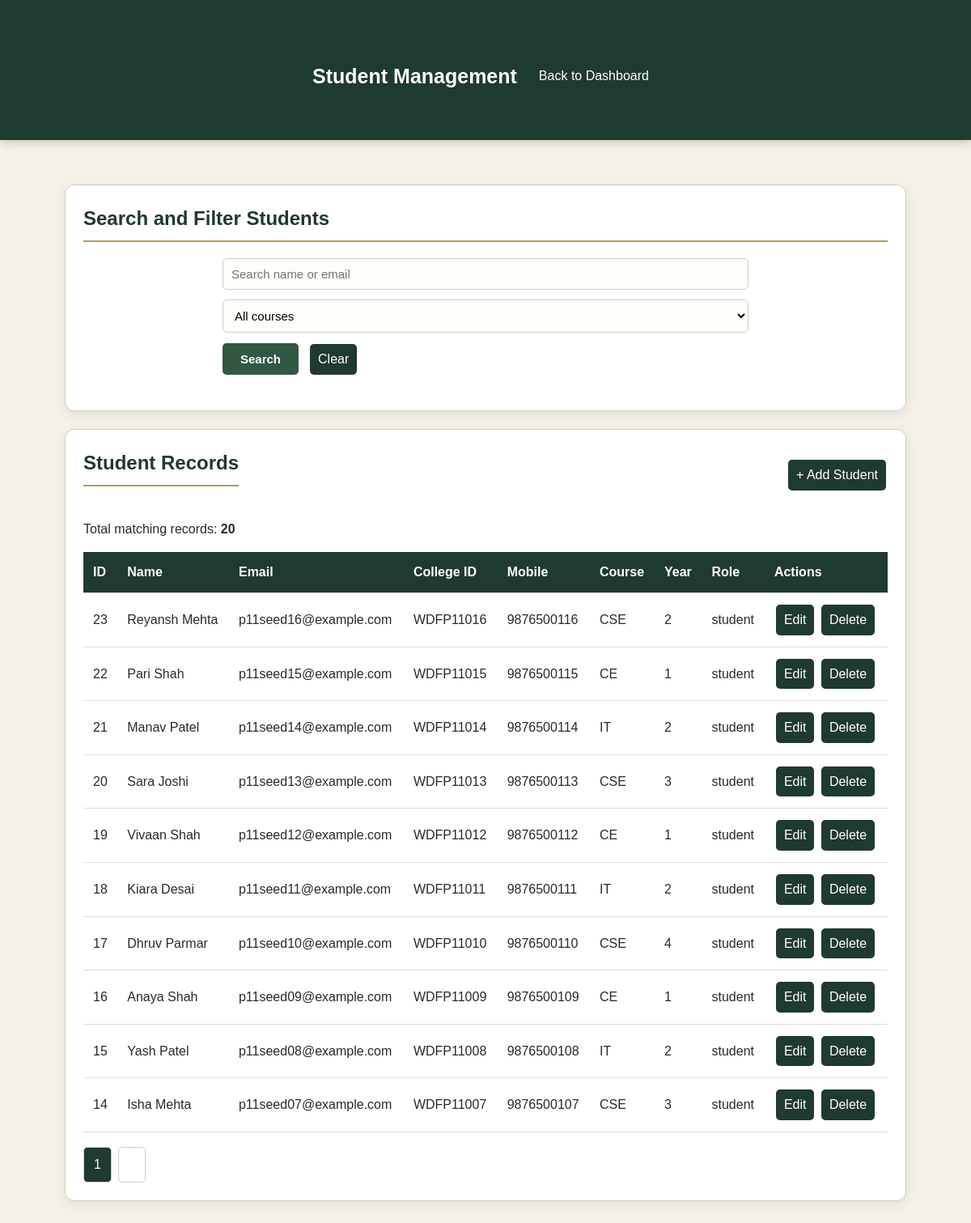
Page /student-management.php (signed in) on the committed database.
### tables this page shows
CREATE TABLE `students` (
  `student_id` int(11) NOT NULL,
  `name` varchar(100) NOT NULL,
  `email` varchar(100) NOT NULL,
  `college_student_id` varchar(30) DEFAULT NULL,
  `mobile` varchar(10) DEFAULT NULL,
  `date_of_birth` date DEFAULT NULL,
  `gender` enum('male','female','other') DEFAULT NULL,
  `program` enum('cse','it','ce') DEFAULT NULL,
  `study_year` tinyint(3) UNSIGNED DEFAULT NULL,
  `password_hash` varchar(255) DEFAULT NULL,
  `role` enum('student','admin') NOT NULL DEFAULT 'student',
  `last_login` datetime DEFAULT NULL
);

### student-management.php (the view, shortened to what this page needs)
<?php
require_once "db_mysqli.php";
$search = trim($_GET["search"] ?? "");
$course = trim($_GET["course"] ?? "");
$allowedCourses = ["cse", "it", "ce"];
if (!in_array($course, $allowedCourses, true)) {
    $course = "";
}
$page = max(1, (int)($_GET["page"] ?? 1));
$perPage = 10;
$where = [];
$params = [];
$types = "";
$whereSql = $where ? " WHERE " . implode(" AND ", $where) : "";
$countSql = "SELECT COUNT(*) AS total FROM students" . $whereSql;
$countStmt = $conn->prepare($countSql);
$countStmt->execute();
$total = (int)$countStmt->get_result()->fetch_assoc()["total"];
$totalPages = max(1, (int)ceil($total / $perPage));
$page = min($page, $totalPages);
$offset = ($page - 1) * $perPage;
$sql = "SELECT student_id, name, email, college_student_id,
               mobile, program, study_year, role
        FROM students" . $whereSql . "
        ORDER BY student_id DESC
        LIMIT ? OFFSET ?";
$stmt = $conn->prepare($sql);
if ($params) {
    $listTypes = $types . "ii";
    $listParams = array_merge($params, [$perPage, $offset]);
    $stmt->bind_param($listTypes, ...$listParams);
} else {
    $stmt->bind_param("ii", $perPage, $offset);
}
$stmt->execute();
$result = $stmt->get_result();
function h($value) {
    return htmlspecialchars((string)$value, ENT_QUOTES, "UTF-8");
}
?>
<!DOCTYPE html>
<html lang="en">
<head>
    <link rel="stylesheet" href="style.css">
</head>
<body>
<header>
    <div class="management-page management-heading">
        <h1>Student Management</h1>
        <a class="action-link" href="admin-dashboard.php">Back to Dashboard</a>
    </div>
</header>
<main class="management-page">
    <section class="management-card">
        <h2>Search and Filter Students</h2>
        <form class="management-filters" method="get" action="student-management.php">
            <input
                type="search"
                name="search"
                placeholder="Search name or email"
                value="<?= h($search) ?>"
            >
            <select name="course">
                <option value="">All courses</option>
            </select>
            <button type="submit">Search</button>
            <a class="action-link" href="student-management.php">Clear</a>
        </form>
    </section>
    <section class="management-card">
        <div class="management-heading">
            <h2>Student Records</h2>
            <a class="action-link" href="add-student.php">+ Add Student</a>
        </div>
        <p>Total matching records: <strong><?= $total ?></strong></p>
        <div class="table-scroll">
            <table class="student-table">
                <thead>
                    <tr>
                        <th>ID</th>
                        <th>Name</th>
                        <th>Email</th>
                        <th>College ID</th>
                        <th>Mobile</th>
                        <th>Course</th>
                        <th>Year</th>
                        <th>Role</th>
                        <th>Actions</th>
                    </tr>
                </thead>
                <tbody>
                <?php if ($result->num_rows > 0): ?>
                    <?php while ($student = $result->fetch_assoc()): ?>
                        <tr>
                            <td><?= h($student["student_id"]) ?></td>
                            <td><?= h($student["name"]) ?></td>
                            <td><?= h($student["email"]) ?></td>
                            <td><?= h($student["college_student_id"]) ?></td>
                            <td><?= h($student["mobile"]) ?></td>
                            <td><?= h(strtoupper($student["program"])) ?></td>
                            <td><?= h($student["study_year"]) ?></td>
                            <td><?= h($student["role"]) ?></td>
                            <td>
                                <a class="action-link" href="edit-student.php?id=<?= (int)$student["student_id"] ?>">Edit</a>
                                <a class="action-link" href="delete-student.php?id=<?= (int)$student["student_id"] ?>">Delete</a>
                            </td>
                        </tr>
                    <?php endwhile; ?>
                <?php else: ?>
                    <tr><td colspan="9">No student records found.</td></tr>
                <?php endif; ?>
                </tbody>
            </table>
        </div>
        <nav class="pagination" aria-label="Student pages">
            <?php for ($i = 1; $i <= $totalPages; $i++): ?>
                <?php
                $query = http_build_query([
                    "search" => $search,
                    "course" => $course,
                    "page" => $i
                ]);
                ?>
                <?php if ($i === $page): ?>
                    <span class="current"><?= $i ?></span>
                <?php else: ?>
                    <a href="student-management.php?<?= h($query) ?>"><?= $i ?></a>
                <?php endif; ?>
            <?php endfor; ?>
        </nav>
    </section>
</main>
</body>
</html>

### style.css (style rules this page uses)
* { box-sizing: border-box; }
body { margin: 0; font-family: Arial, sans-serif; line-height: 1.6; background-color: #f4f1e8; color: #292b25; }
header { display: flex; justify-content: space-between; align-items: center; padding: 18px 40px; background-color: #1f3a2e; color: #ffffff; box-shadow: 0 3px 10px #c8c3b5; }
header > div { display: flex; align-items: center; gap: 15px; }
header h1 { margin: 0; font-size: 25px; }
nav a, nav summary { text-decoration: none; color: #ffffff; font-size: 15px; }
nav a { display: block; padding: 8px 11px; border-radius: 5px; }
main { width: 90%; max-width: 1200px; margin: 35px auto; }
main > section { background-color: #fffdf7; padding: 32px; margin-bottom: 30px; border-radius: 10px; border: 1px solid #d5ccb9; box-shadow: 0 3px 10px #ddd7ca; }
main > section h2 { margin-top: 0; color: #1f3a2e; border-bottom: 2px solid #b59a55; padding-bottom: 8px; }
form { max-width: 650px; margin: 20px auto; }
input, textarea, select { width: 100%; padding: 10px; font-family: Arial, sans-serif; font-size: 15px; border: 1px solid #c9bea2; border-radius: 5px; background-color: #fffdf7; }
button { border: none; padding: 11px 22px; background-color: #315842; color: #ffffff; font-size: 15px; font-weight: bold; border-radius: 5px; cursor: pointer; }

### student-management.php (style rules this page uses)
.management-page { max-width: 1200px; margin: 35px auto; padding: 20px; }
.management-heading { display: flex; justify-content: space-between; align-items: center; gap: 15px; flex-wrap: wrap; margin-bottom: 20px; }
.management-card { background: #fff; padding: 22px; border-radius: 12px; box-shadow: 0 4px 15px rgba(0,0,0,.08); margin-bottom: 22px; }
.management-filters { display: flex; flex-wrap: wrap; gap: 12px; align-items: center; }
.management-filters input, .management-filters select { padding: 10px; border: 1px solid #ccc; border-radius: 6px; }
.table-scroll { overflow-x: auto; }
.student-table { width: 100%; border-collapse: collapse; background: #fff; }
.student-table th, .student-table td { padding: 12px; border-bottom: 1px solid #ddd; text-align: left; }
.student-table th { background: #1f3a2e; color: white; }
.action-link { display: inline-block; margin: 2px; padding: 6px 10px; background: #1f3a2e; color: white; border-radius: 5px; text-decoration: none; }
.pagination { display: flex; flex-wrap: wrap; gap: 8px; margin-top: 18px; }
.pagination a, .pagination span { padding: 8px 12px; border: 1px solid #ccc; border-radius: 5px; text-decoration: none; }
.pagination .current { background: #1f3a2e; color: white; }

### rows in the picture
students: student_id "23", name "Reyansh Mehta", email "p11seed16@example.com", college_student "WDFP11016", mobile "9876500116", program "CSE", study_year "2", role "student"
students: student_id "22", name "Pari Shah", email "p11seed15@example.com", college_student "WDFP11015", mobile "9876500115", program "CE", study_year "1", role "student"
students: student_id "21", name "Manav Patel", email "p11seed14@example.com", college_student "WDFP11014", mobile "9876500114", program "IT", study_year "2", role "student"
students: student_id "20", name "Sara Joshi", email "p11seed13@example.com", college_student "WDFP11013", mobile "9876500113", program "CSE", study_year "3", role "student"
students: student_id "19", name "Vivaan Shah", email "p11seed12@example.com", college_student "WDFP11012", mobile "9876500112", program "CE", study_year "1", role "student"
students: student_id "18", name "Kiara Desai", email "p11seed11@example.com", college_student "WDFP11011", mobile "9876500111", program "IT", study_year "2", role "student"
students: student_id "17", name "Dhruv Parmar", email "p11seed10@example.com", college_student "WDFP11010", mobile "9876500110", program "CSE", study_year "4", role "student"
students: student_id "16", name "Anaya Shah", email "p11seed09@example.com", college_student "WDFP11009", mobile "9876500109", program "CE", study_year "1", role "student"
students: student_id "15", name "Yash Patel", email "p11seed08@example.com", college_student "WDFP11008", mobile "9876500108", program "IT", study_year "2", role "student"
students: student_id "14", name "Isha Mehta", email "p11seed07@example.com", college_student "WDFP11007", mobile "9876500107", program "CSE", study_year "3", role "student"

### other values in the picture
$total "20"
